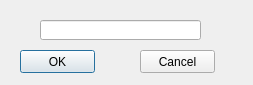
<?xml version="1.0" encoding="UTF-8"?>
<ui version="4.0">
 <class>AddPerson</class>
 <widget class="QDialog" name="AddPerson">
  <property name="geometry">
   <rect>
    <x>0</x>
    <y>0</y>
    <width>253</width>
    <height>85</height>
   </rect>
  </property>
  <property name="windowTitle">
   <string>Dialog</string>
  </property>
  <widget class="QLineEdit" name="name">
   <property name="geometry">
    <rect>
     <x>40</x>
     <y>20</y>
     <width>161</width>
     <height>20</height>
    </rect>
   </property>
  </widget>
  <widget class="QPushButton" name="OK">
   <property name="geometry">
    <rect>
     <x>20</x>
     <y>50</y>
     <width>75</width>
     <height>23</height>
    </rect>
   </property>
   <property name="text">
    <string>OK</string>
   </property>
  </widget>
  <widget class="QPushButton" name="Cancel">
   <property name="geometry">
    <rect>
     <x>140</x>
     <y>50</y>
     <width>75</width>
     <height>23</height>
    </rect>
   </property>
   <property name="text">
    <string>Cancel</string>
   </property>
  </widget>
 </widget>
 <resources/>
 <connections/>
</ui>
